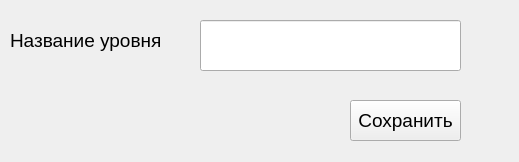
<?xml version="1.0" encoding="UTF-8"?>
<ui version="4.0">
 <class>Form</class>
 <widget class="QWidget" name="Form">
  <property name="geometry">
   <rect>
    <x>0</x>
    <y>0</y>
    <width>519</width>
    <height>162</height>
   </rect>
  </property>
  <property name="font">
   <font>
    <pointsize>14</pointsize>
   </font>
  </property>
  <property name="windowTitle">
   <string>Form</string>
  </property>
  <widget class="QLineEdit" name="lineEdit">
   <property name="geometry">
    <rect>
     <x>200</x>
     <y>20</y>
     <width>261</width>
     <height>51</height>
    </rect>
   </property>
  </widget>
  <widget class="QLabel" name="label">
   <property name="geometry">
    <rect>
     <x>10</x>
     <y>20</y>
     <width>171</width>
     <height>41</height>
    </rect>
   </property>
   <property name="font">
    <font>
     <pointsize>14</pointsize>
    </font>
   </property>
   <property name="text">
    <string>Название уровня</string>
   </property>
  </widget>
  <widget class="QPushButton" name="pushButton">
   <property name="geometry">
    <rect>
     <x>350</x>
     <y>100</y>
     <width>111</width>
     <height>41</height>
    </rect>
   </property>
   <property name="text">
    <string>Сохранить</string>
   </property>
  </widget>
 </widget>
 <resources/>
 <connections/>
</ui>
